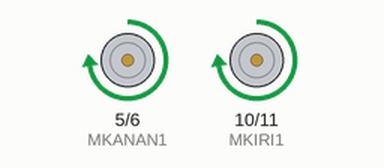
Simulated run of this sketch. Board: Arduino Uno, built with avr-gcc and run on an emulated ATmega328P. On the bench: motor-driver pin pairs drawn as motors (green arrow = first pin HIGH = forward, orange = second pin HIGH = backward, longer = more drive).

Above: at 0.15 s.
Timing chart, 0 to 3.0 s (numbered marks = the images above):
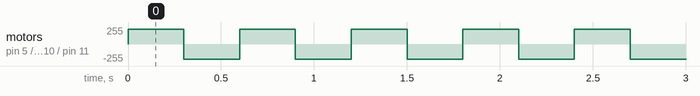

The sketch:

Test_MotorDriver.ino
```cpp
int MKANAN1=5;
int MKANAN2=6;
int MKIRI1=10;
int MKIRI2=11;

void setup()
{
pinMode (MKANAN1, OUTPUT);
pinMode (MKANAN2, OUTPUT);
pinMode (MKIRI1, OUTPUT);
pinMode (MKIRI2, OUTPUT);
}

void loop()
{
analogWrite (MKANAN1,225);
analogWrite (MKANAN2,0);
analogWrite (MKIRI1,225);
analogWrite (MKIRI2,0);
delay (300);

analogWrite (MKANAN1,0);
analogWrite (MKANAN2,225);
analogWrite (MKIRI1,0);
analogWrite (MKIRI2,225);
delay (300);
}
```

Measured:
- by itself, motor on pin 5 (MKANAN1) / pin 6 (MKANAN2), motor on pin 10 (MKIRI1) / pin 11 (MKIRI2): alternates forward 225/255 for 0.30 s and backward 225/255 for 0.30 s
